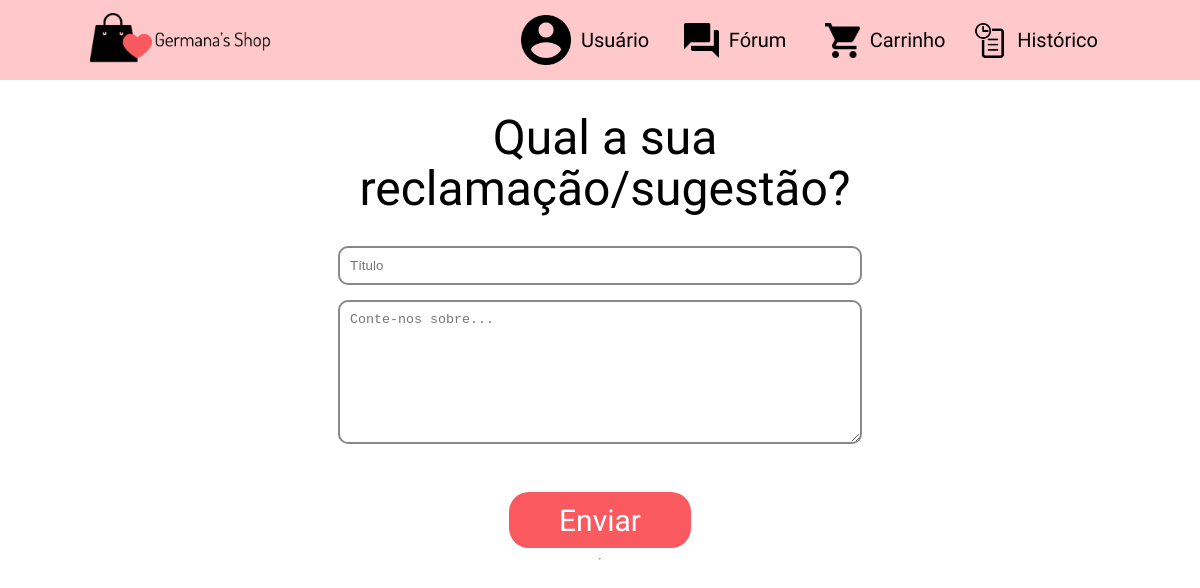
The page /forum/ on the database as committed earlier.
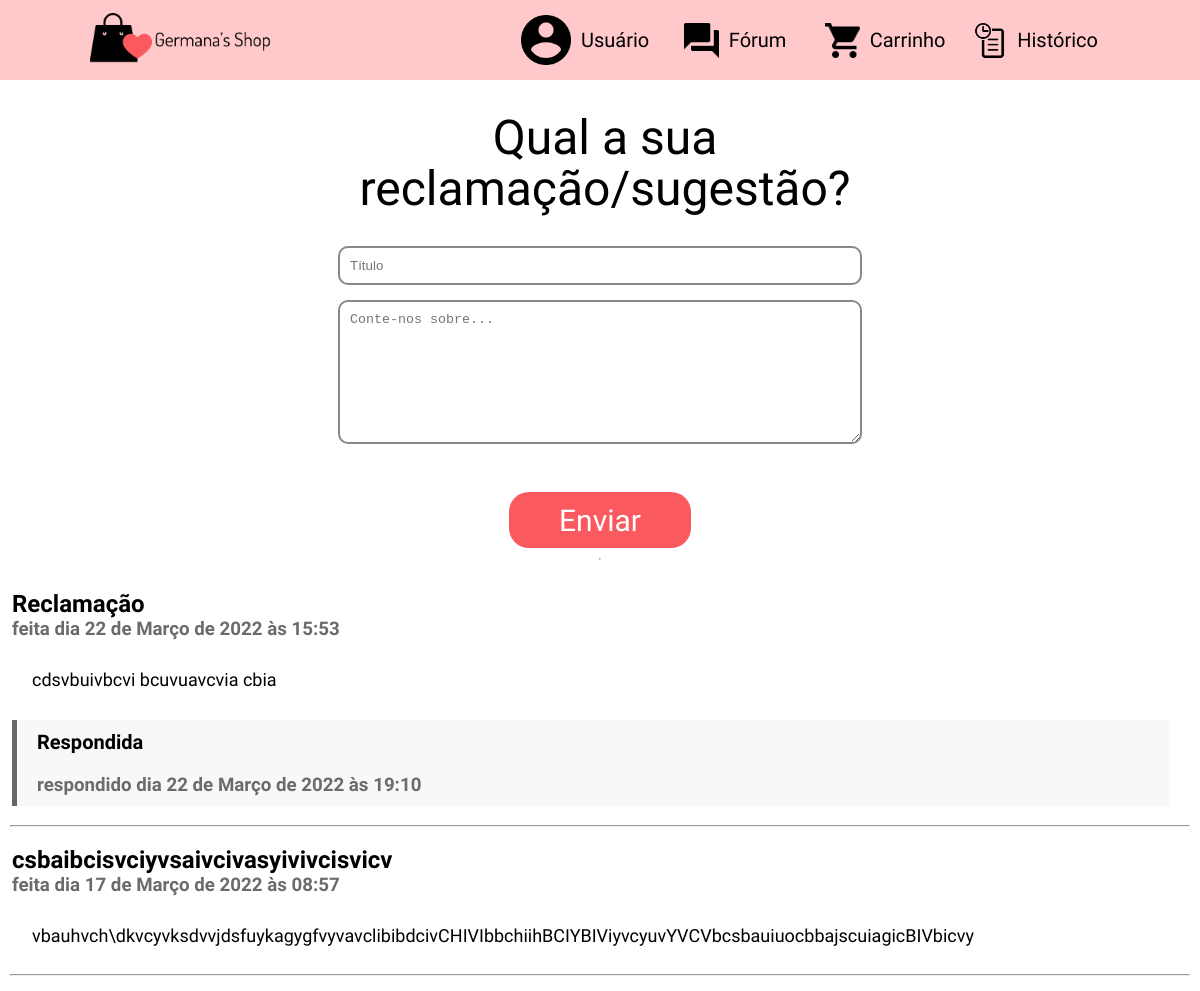
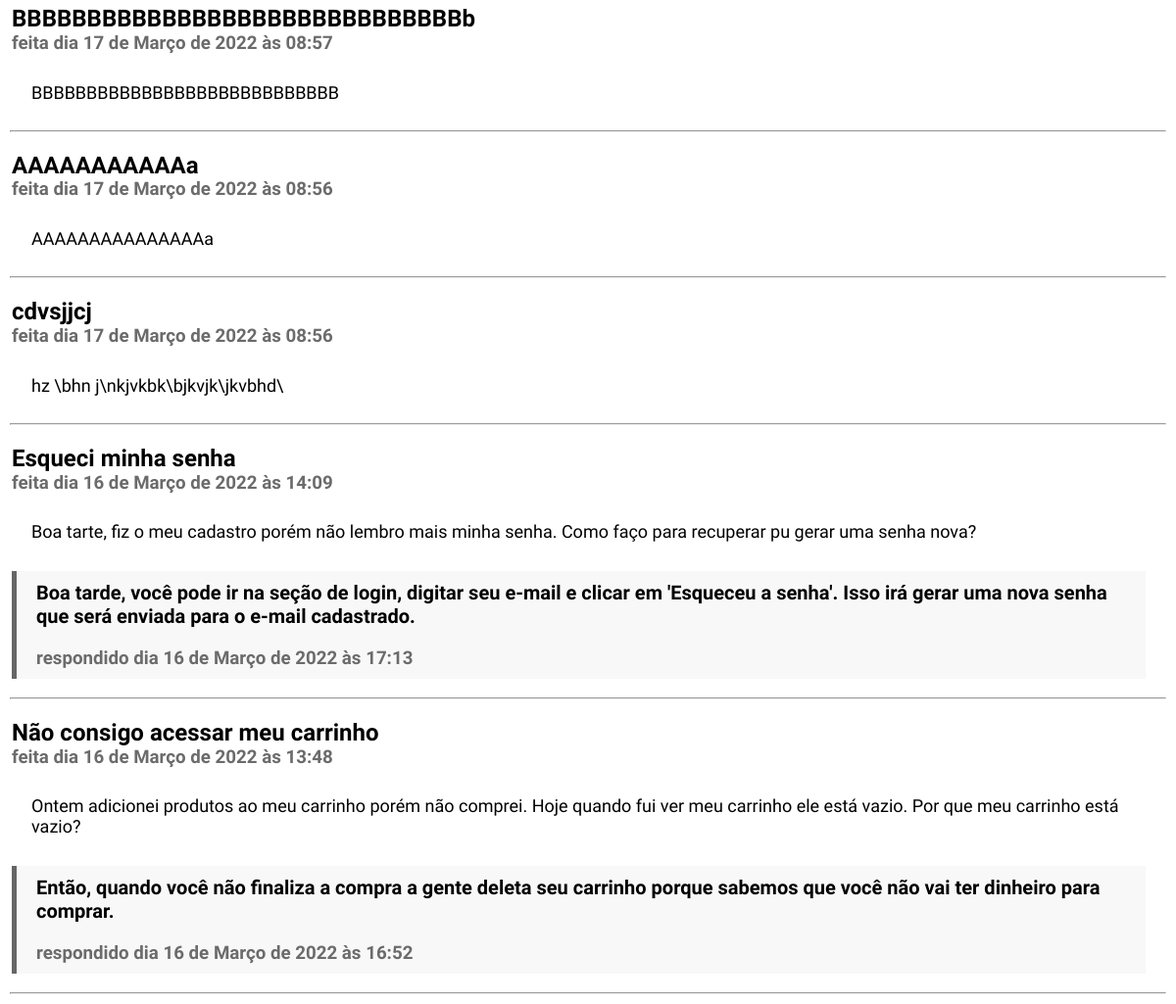
The same page on the database as committed later (2 pictures, top to bottom).
### loja/models.py (models this page shows, shortened)
class Reclamacao(models.Model):
    titulo = models.CharField('Título', max_length=100)
    reclamação = models.TextField('Reclamação')
    resposta = models.TextField('Resposta', null=True)
    data_pergunta = models.DateTimeField('Data Pergunta', default=datetime.now())
    data_resposta = models.DateTimeField('Data Resposta', null=True)

### loja/views.py (the view, shortened to what this page needs)
# urls.py: path('forum/', views.forum, name='forum'),
def forum(request):
    reclamacoes = Reclamacao.objects.order_by('data_pergunta').reverse()
    context = {'reclamacoes': reclamacoes}
    try:
        titulo = request.POST['titulo']
        reclamacao = request.POST['reclamacao']
    except (KeyError):
        print('Entra aqui')
        return render(request, 'loja/forum.html', context)

### loja/templates/loja/forum.html (shortened to what this page needs)
<!DOCTYPE html>
<html lang="pt-BR">
<head>
    {%load static%}
    <link rel="stylesheet" href="{% static 'css/forum.css' %}">
    <link rel="stylesheet" href="{% static 'css/navbar.css' %}">
</head>
<body>
    {% include 'loja/navbar.html' %}
    <form method="post">
        <div id="questionario">
            <h1>Qual a sua reclamação/sugestão?</h1>
            <input id="titulo" name="titulo" type="text" placeholder="Título">
            <textarea id="reclamacao" type="text" name="reclamacao" placeholder="Conte-nos sobre..."></textarea> <br>
            <button id="enviar" type="submit">Enviar</button>
        </div>
    </form>
    <hr>
    <div id="perguntas_e_respostas">
        {% for reclamacao in reclamacoes %}
        <div id="item">
            <h2>{{reclamacao.titulo}}</h2>
            <h3>feita dia {{reclamacao.data_pergunta}}</h3>
            <p class="textinho">
                {{reclamacao.reclamação}}
            </p>
            {% if reclamacao.resposta %}
            <div id="campo">
                <p>
                    {{reclamacao.resposta}}
                </p>
                <h3 style="margin-left: 10px;padding: 10px;">respondido dia {{reclamacao.data_resposta}}</h3>
            </div>
            {% endif %}
        </div>
        <hr>
        {% endfor %}
    </div>
</body>
</html>

### loja/templates/loja/navbar.html
{%load static%}
<div id="barra">
    <a href="{% url 'loja:inicio' %}">
        <img id="logo" src="{% static 'img/Logo.png' %}" alt="">
    </a>
    <div id="opcoes">
        <a class="linkopcoes" href="{% url 'cliente:cadastro' %}">
            <img id="usuario" src="{% static 'img/account-black.png' %}" alt="">
            <h1 class="tituloopcoes">Usuário</h1>
        </a>
        <a class="linkopcoes" href="/forum/">
            <img id="forum" src="{% static 'img/talk-black.png' %}" alt="">
            <h1 class="tituloopcoes">Fórum</h1>
        </a>
        <a class="linkopcoes" href="/cesta/">
            <img id="cesta" src="{% static 'img/cart-black.png' %}" alt="">
            <h1 class="tituloopcoes">Carrinho</h1>
        </a>
        <a class="linkopcoes" href="/historico/">
            <img id="cesta" src="{% static 'img/historia.png' %}" alt="">
            <h1 class="tituloopcoes">Histórico</h1>
        </a>
    </div>
</div>

### loja/static/css/forum.css (style rules this page uses)
body { margin: 0%; width: 100%; display: flex; flex-direction: column; align-items: center; }
h1 { font-family: 'Dosis', sans-serif; font-size: 48px; line-height: 10px; padding-left: 10px; font-weight: 300; line-height: 51px; color: #000000; }
#questionario { width: 500px; text-align: center; display: flex; flex-direction: column; justify-content: center; align-items: center; }
#titulo { width: 100%; margin-bottom: 15px; border-style: solid; border-width: 2px; border-color: #888888; background-color: white; padding: 10px; border-radius: 10px; }
#reclamacao { width: 100%; height: 120px; padding: 10px; border-style: solid; border-width: 2px; border-color: #888888; background: white; border-radius: 10px; }
#enviar { margin-top: 30px; width: 182px; height: 56px; border: none; border-radius: 20px; color: white; font-family: 'Dosis', sans-serif; font-size: 30px; background-color: #F9595F; }
hr { margin: 10px; }
#item { margin: 1%; font-family: 'Dosis', sans-serif; }
h3 { color: rgb(107, 107, 107); margin-top: -20px; }
#campo { height: auto; overflow-wrap: break-word; line-break: strict; width: 98%; background-color: #F8F8F8; border-left: 5px solid #666666; }
p { padding: 10px; margin-left: 10px; color: #000; font-size: 20px; font-weight: 700; }
.textinho { font-family: 'Dosis', sans-serif; font-style: normal; font-weight: 300; font-size: 18px; color: #000; }

### loja/static/css/navbar.css (style rules this page uses)
#barra { background-color: #FFC8CA; width: 100%; height: 80px; display: flex; flex-direction: row; justify-content: space-around; align-items: center; }
#logo { max-height: 50px; }
#opcoes { display: flex; flex-direction: row; justify-content: space-around; align-items: center; width: 600px; }
.linkopcoes { text-decoration: none; display: flex; flex-direction: row; justify-content: center; align-items: center; width: 150px; }
.tituloopcoes { font-family: 'Dosis', sans-serif; font-size: 20px; line-height: 10px; padding-left: 10px; color: #000000; }
#forum { max-height: 35px; }
#usuario { max-height: 50px; }
#cesta { max-height: 35px; }

Rows that differ between the two databases and show on the page:
added Reclamacao: titulo "Reclamação", data_pergunta "22 de Março de 2022 às 15:53", reclamação "cdsvbuivbcvi bcuvuavcvia cbia", resposta "Respondida", data_resposta "22 de Março de 2022 às 19:10"
added Reclamacao: titulo "csbaibcisvciyvsaivcivasyivivcisvicv", data_pergunta "17 de Março de 2022 às 08:57", reclamação "vbauhvch\\dkvcyvksdvvjdsfuykagygfvyvavclibibdcivCHIVIbbchiihBCIYBIViyvcyuvYVCVbcsbauiuocbbajscuiagicBIVbicvy"
added Reclamacao: titulo "BBBBBBBBBBBBBBBBBBBBBBBBBBBBBBb", data_pergunta "17 de Março de 2022 às 08:57", reclamação "BBBBBBBBBBBBBBBBBBBBBBBBBBBB"
added Reclamacao: titulo "AAAAAAAAAAAa", data_pergunta "17 de Março de 2022 às 08:56", reclamação "AAAAAAAAAAAAAAAa"
added Reclamacao: titulo "cdvsjjcj", data_pergunta "17 de Março de 2022 às 08:56", reclamação "hz \\bhn j\\nkjvkbk\\bjkvjk\\jkvbhd\\"
added Reclamacao: titulo "Esqueci minha senha", data_pergunta "16 de Março de 2022 às 14:09", reclamação "Boa tarte, fiz o meu cadastro porém não lembro mais minha senha. Como faço para recuperar pu gerar uma senha nova?", resposta "Boa tarde, você pode ir na seção de login, digitar seu e-mail e clicar em 'Esqueceu a senha'. Isso irá gerar uma nova senha que será enviada para o e-mail cadastrado.", data_resposta "16 de Março de 2022 às 17:13"
added Reclamacao: titulo "Não consigo acessar meu carrinho", data_pergunta "16 de Março de 2022 às 13:48", reclamação "Ontem adicionei produtos ao meu carrinho porém não comprei. Hoje quando fui ver meu carrinho ele está vazio. Por que meu carrinho está vazio?", resposta "Então, quando você não finaliza a compra a gente deleta seu carrinho porque sabemos que você não vai ter dinheiro para comprar.", data_resposta "16 de Março de 2022 às 16:52"
